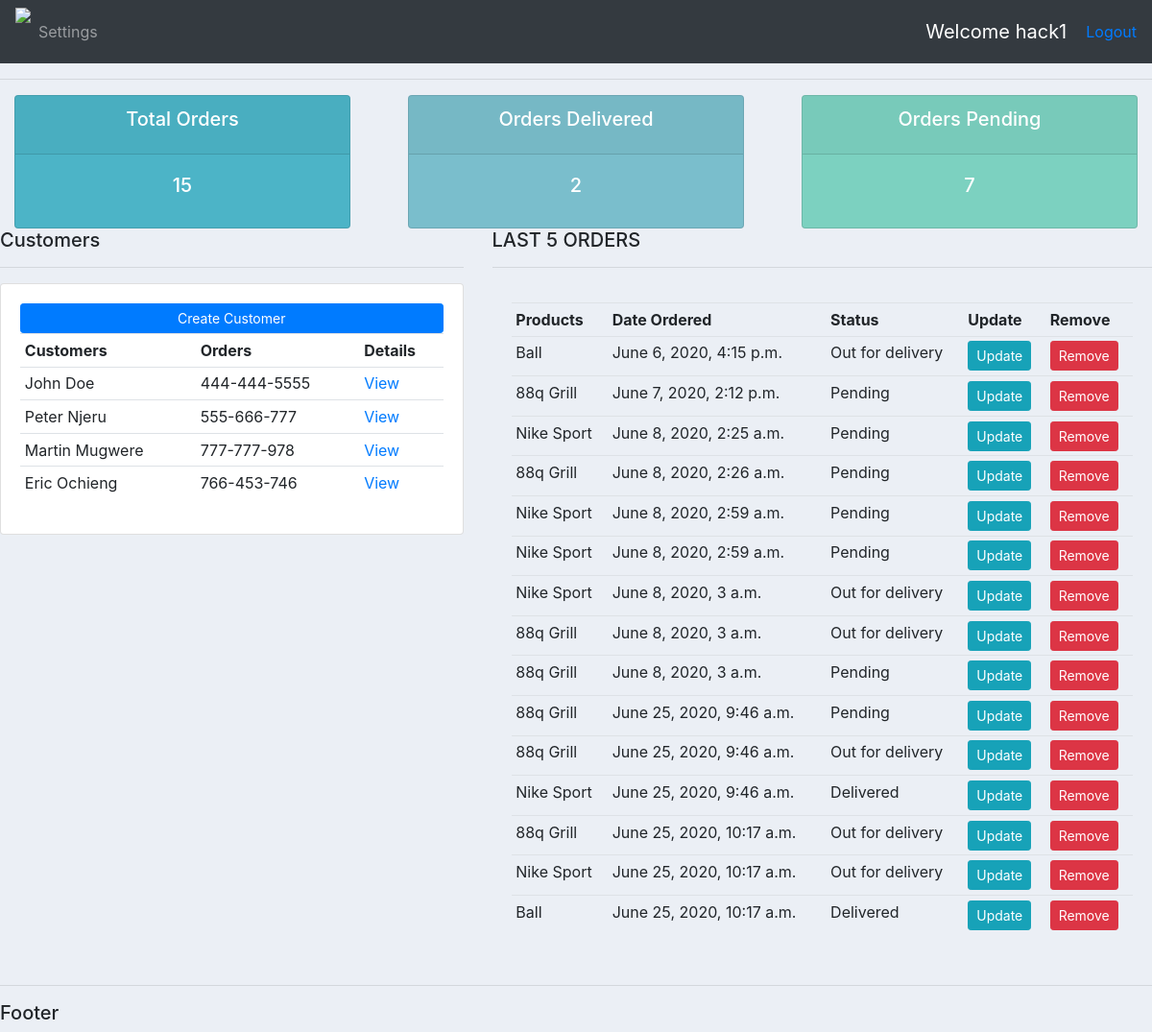
The app's page / (signed in) with its own data.
### accounts/models.py (models this page shows, shortened)
class Customer(models.Model):
    user= models.OneToOneField(User,null=True, on_delete=models.SET_NULL)
    name= models.CharField(max_length=200, null=True)
    phone= models.CharField(max_length=200, null=True)
    email= models.CharField(max_length=200, null=True)
    profile_pic = models.ImageField(null= True, blank=True)
    date_created = models.DateTimeField(auto_now_add=True, null=True)

class Order(models.Model):
    STATUS =(
        ('Pending','Pending'),
        ('Out for delivery','Out for delivery'),
        ('Delivered', 'Delivered')
    )
    customer=models.ForeignKey(Customer,null=True, on_delete=models.SET_NULL)
    product=models.ForeignKey(Product,null=True, on_delete=models.SET_NULL)
    date_created = models.DateTimeField(auto_now_add=True, null=True)
    status= models.CharField(max_length=200, null=True, choices=STATUS)

class Product (models.Model):
    CATEGORY =(
        ('Indoor','Indoor'),
        ('Out Door','Out Door'),
    )
    name= models.CharField(max_length=200, null=True)
    price=models.FloatField(null=True)
    category=models.CharField(max_length=200, null=True, choices=CATEGORY)
    description=models.CharField(max_length=200, null=True)
    date_created=date_created = models.DateTimeField(auto_now_add=True, null=True)
    tags= models.ManyToManyField(Tag)
    def __str__(self):
        return self.name

### accounts/decorators.py (the view)
     def wrapper_function(request, *args, **kwargs):
         group = None
         if request.user.groups.exists():
             group = request.user.groups.all()[0].name
         if group == 'customer':
              return redirect('user-profile')
         if group == 'admin':
            return view_func(request, *args, **kwargs)

### accounts/views.py (called while the page is built)
@login_required(login_url = 'login')
@admin_only
def home(request):
    orders = Order.objects.all()
    customers= Customer.objects.all()
    total_customers= customers.count()
    total_orders= orders.count()
    delivered = orders.filter(status='Delivered').count()
    pending = orders.filter(status='Pending').count()
    context= {
        'orders': orders,
        'customers':customers,
        'delivered':delivered,
        'pending':pending,
        'total_orders': total_orders,
        'total_customers': total_customers
    }
    return render(request, 'accounts/dashboard.html', context)

### accounts/templates/accounts/dashboard.html
   {% extends 'accounts/main.html'%}
    {% block content %}
    {% include 'accounts/status.html'%}
 <div class="row">
     <div class="col-md-5">
         <h5>Customers</h5>
         <hr>
         <div class="card card-body">
            <a class="btn btn-primary btn-sm btn-block " href=""> Create Customer </a>
            <table class=" table table-sm">
                <tr>
                    <th>Customers</th>
                    <th>Orders</th>
                    <th>Details</th>
                </tr>
                {%for customer in customers%}
                    <tr>
                        <td>{{customer.name}}</td>
                        <td>{{customer.phone}}</td>
                        <td><a href="{% url 'customers' customer.id %}">View</a></td>
                    </tr>
                {% endfor %}
               </table>
         </div>
     </div>
     <div class="col-md-7">
         <h5>LAST 5 ORDERS</h5>
         <hr>
         <div class="cardf card-body">
            <table class=" table table-sm">
                <tr>
                    <th>Products</th>
                    <th>Date Ordered</th>
                    <th>Status</th>
                    <th>Update</th>
                    <th>Remove</th>
                </tr>
                {%for order in orders%}
                <tr>
                    <td>{{order.product}}</td>
                    <td>{{order.date_created}}</td>
                    <td>{{order.status}}</td>
                    <td><a  class= "btn btn-primary btn-sm btn-info" href="{% url 'update_order' order.id %}">Update</a></td>
                    <td><a class= "btn btn-primary btn-sm btn-danger" href="{% url 'delete_order' order.id %}">Remove</a></td>
                </tr>
            {% endfor %}
               </table>
         </div>
     </div>
 </div>
    {% endblock %}

### accounts/templates/accounts/main.html (shortened to what this page needs)
{% load static %}
<!DOCTYPE html>
<html lang="en">
<head>
    <link rel="stylesheet" href="https://stackpath.bootstrapcdn.com/bootstrap/4.3.1/css/bootstrap.min.css">
    <link rel="stylesheet" type="text/css" href="{% static '/css/main.css' %}">
</head>
<body>
    {% include 'accounts/navbar.html'%}
    <hr>
       {% block content%}
       {% endblock%}
    <hr>
    <h5>Footer</h5>
</body>
</html>

### accounts/templates/accounts/navbar.html (shortened to what this page needs)
{% load static %}
<nav class="navbar navbar-expand-lg navbar-dark bg-dark">
   <img src="{% static 'img/logo.png'%}" height="50">
    <div class="collapse navbar-collapse" id="navbarNavAltMarkup">
          <ul class="navbar-nav">
        {% if request.user_is_staff %}
            <li class=" nav-item active">
            <a class="nav-link" href="{% url 'home' %}">Dashboard</span></a>
          </li>
          <li class="nav-item" >
            <a class="n nav-link" href="{% url 'products' %}">Products</a>
          </li>
      {% else %}
          <li class="nav-item" >
            <a class="nav-link" href="{% url 'account_setting' %}">Settings</a>
          </li>
      {% endif %}
      </ul>
    </div>
    <span class="hello-msg"> Welcome {{request.user}}</span>
    <span> <a href="{% url 'logout' %}">Logout</a></span>
  </nav>

### accounts/templates/accounts/status.html
<div class="row">
    <div class="col">
        <div class="col-md">
            <div class="card text-center text-white md-3" id="total-orders">
                <div class="card-header">
                    <h5 class="card-title">Total Orders</h5>
                </div>
                <div class="card-body">
                    <h5 class="card-title">{{total_orders}}</h5>
                </div>
            </div>
        </div>
    </div>
    <div class="col">
    <div class="col-md">
        <div class="card text-center text-white md-3" id="orders-delivered">
            <div class="card-header">
                <h5 class="card-title">Orders Delivered</h5>
            </div>
            <div class="card-body">
                <h5 class="card-title">{{delivered}}</h5>
            </div>
        </div>
    </div>
    </div>
    <div class="col">
        <div class="col-md">
            <div class="card text-center text-white md-3" id="orders-pending">
                <div class="card-header">
                    <h5 class="card-title">Orders Pending</h5>
                </div>
                <div class="card-body">
                    <h5 class="card-title">{{pending}}</h5>
                </div>
            </div>
        </div>
        </div>
</div>

### static/css/main.css (style rules this page uses)
body { background-color: #ebeff5; }
#total-orders { background-color: #4cb4c7; }
#orders-delivered { background-color: #7abecc; }
#orders-pending { background-color: #7CD1C0; }

### accounts/templates/accounts/navbar.html (style rules this page uses)
.hello-msg { font-size: 20px; color: #fff; margin-right: 20px; }

### records on screen
Customer: name "John Doe", phone "444-444-5555"
Customer: name "Peter Njeru", phone "555-666-777"
Customer: name "Martin Mugwere", phone "777-777-978"
Customer: name "Eric Ochieng", phone "766-453-746"
Order: product "Ball", date_created "June 6, 2020, 4:15 p.m.", status "Out for delivery"
Order: product "88q Grill", date_created "June 7, 2020, 2:12 p.m.", status "Pending"
Order: product "Nike Sport", date_created "June 8, 2020, 2:25 a.m.", status "Pending"
Order: product "88q Grill", date_created "June 8, 2020, 2:26 a.m.", status "Pending"
Order: product "Nike Sport", date_created "June 8, 2020, 2:59 a.m.", status "Pending"
Order: product "Nike Sport", date_created "June 8, 2020, 2:59 a.m.", status "Pending"
Order: product "Nike Sport", date_created "June 8, 2020, 3 a.m.", status "Out for delivery"
Order: product "88q Grill", date_created "June 8, 2020, 3 a.m.", status "Out for delivery"
Order: product "88q Grill", date_created "June 8, 2020, 3 a.m.", status "Pending"
Order: product "88q Grill", date_created "June 25, 2020, 9:46 a.m.", status "Pending"
Order: product "88q Grill", date_created "June 25, 2020, 9:46 a.m.", status "Out for delivery"
Order: product "Nike Sport", date_created "June 25, 2020, 9:46 a.m.", status "Delivered"
Order: product "88q Grill", date_created "June 25, 2020, 10:17 a.m.", status "Out for delivery"
Order: product "Nike Sport", date_created "June 25, 2020, 10:17 a.m.", status "Out for delivery"
Order: product "Ball", date_created "June 25, 2020, 10:17 a.m.", status "Delivered"

### other values on screen
{{ request.user }} "hack1"
{{ total_orders }} "15"
{{ delivered }} "2"
{{ pending }} "7"
